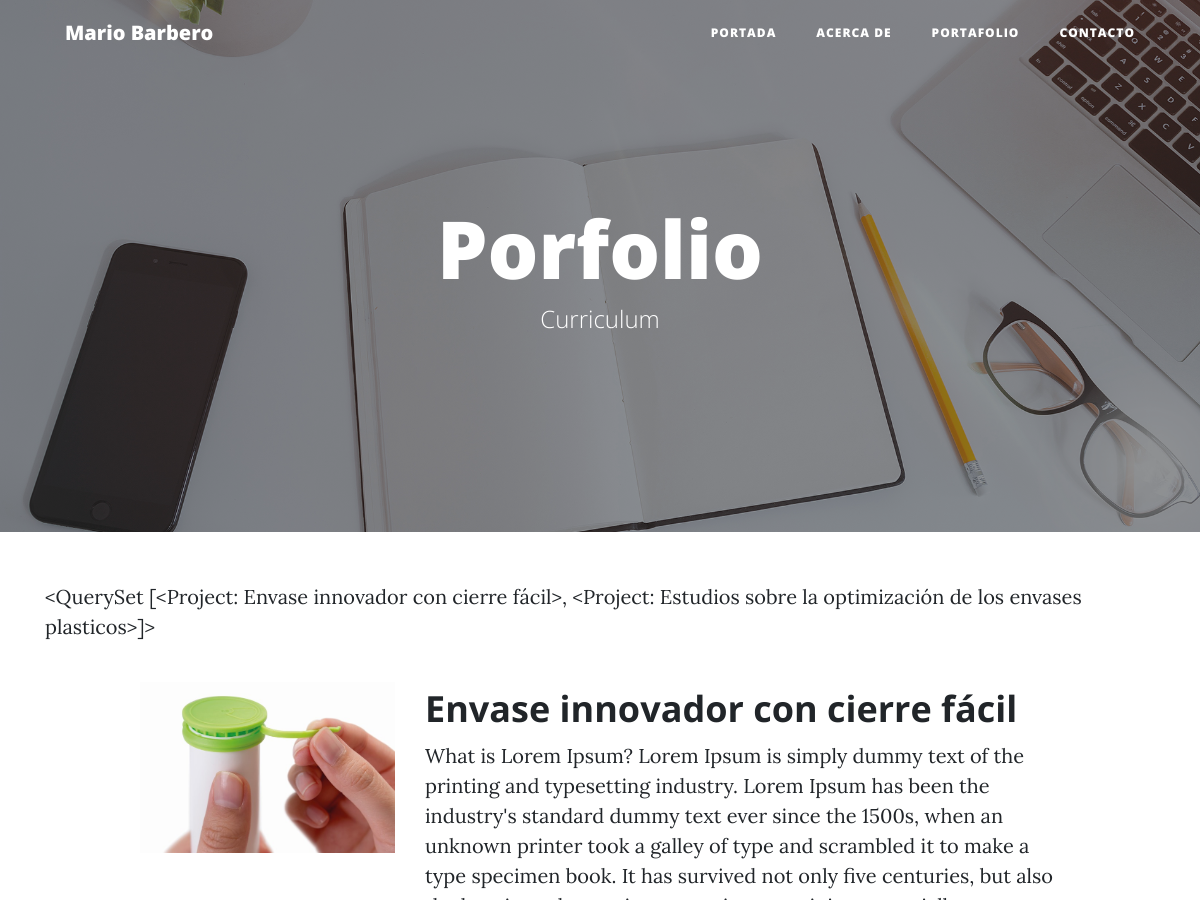
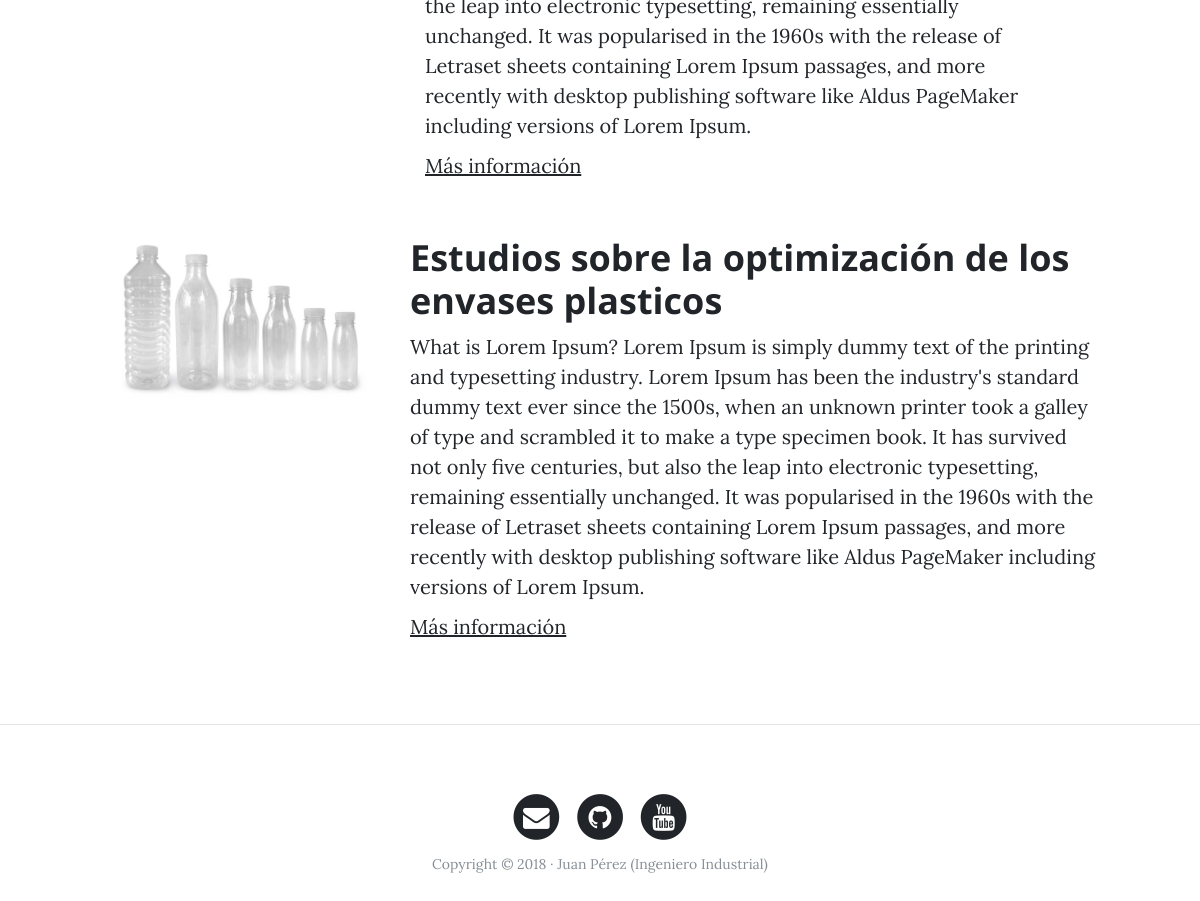
Screenshot of /porfolio/ with the database file from the repository (2 pictures, top to bottom).
### porfolio/models.py (models this page shows)
class Project(models.Model):
    title = models.CharField(max_length=200, verbose_name="Titulo")
    description = models.TextField(verbose_name="Descripción")
    image = models.ImageField(verbose_name="Imagen", upload_to="projects")
    link = models.URLField(verbose_name="Dirección web",null=True, blank=True)
    created = models.DateTimeField(auto_now_add=True, verbose_name="Fecha de creación")
    updated = models.DateTimeField(auto_now=True, verbose_name="Fecha de modificación")
    def __str__(self):
        return str(self.title)
    class Meta:
        verbose_name = "Proyecto"
        verbose_name_plural = "Proyectos"
        ordering = ["-created"] # el '-' quiere decir que se va a ordenar de más nuevo a más viejox

### porfolio/views.py (the view)
# urls.py: path('porfolio/', porfolio_views.porfolio, name='porfolio'),
def porfolio(request):
    projects = Project.objects.all()
    return render(request, "porfolio/porfolio.html", {'projects':projects})

### porfolio/templates/porfolio/porfolio.html (shortened to what this page needs)
{% extends 'core/base.html' %}
{% block background %}{% load static %}{% static 'core/img/portfolio-bg.jpg' %}{% endblock %}
{% block headers %}
<h1>Porfolio</h1>
<span class="subheading">Curriculum</span>
{% endblock %}
{% block content %}
{{projects}}
    {% for project in projects %}
        <div class="row project">
            <div class="col-lg-3 col-md-4 offset-lg-1">
                    <img class="img-fluid" src="{{project.image.url}}" alt="">
            </div>
            <div class="col-lg-7 col-md-8">
                <h2 class="section-heading title">{{project.title}}</h2>
                <p>{{project.description}}</p>
                {% if project.link %}
                    <p><a href="{{project.link}}" target="_blank">Más información</a></p>
                {% endif %}
            </div>
            </div>
        </div>
    {% endfor %}
{% endblock %}

### rows the page displays
Project: title.title "<QuerySet [<Project: Envase innovador con cierre fácil>, <Project: Estudios sobre la optimización de los envases plasticos>]>", image (picture), title "Envase innovador con cierre fácil", description "What is Lorem Ipsum? Lorem Ipsum is simply dummy text of the printing and typesetting industry. Lorem Ipsum has been the industry's standard dummy text ever since the 1500s, when an unknown printer took a galley of type and scrambled it to make a type specimen book. It has survived not only five centuries, but also the leap into electronic typesetting, remaining essentially unchanged. It was popularised in the 1960s with the release of Letraset sheets containing Lorem Ipsum passages, and more recently with desktop publishing software like Aldus PageMaker including versions of Lorem Ipsum."
Project: image (picture), title "Estudios sobre la optimización de los envases plasticos", description "What is Lorem Ipsum? Lorem Ipsum is simply dummy text of the printing and typesetting industry. Lorem Ipsum has been the industry's standard dummy text ever since the 1500s, when an unknown printer took a galley of type and scrambled it to make a type specimen book. It has survived not only five centuries, but also the leap into electronic typesetting, remaining essentially unchanged. It was popularised in the 1960s with the release of Letraset sheets containing Lorem Ipsum passages, and more recently with desktop publishing software like Aldus PageMaker including versions of Lorem Ipsum."
